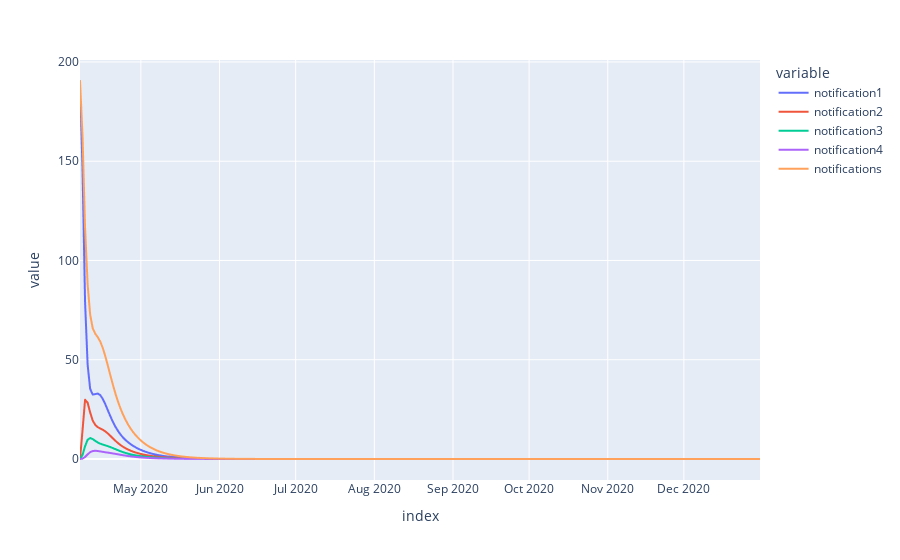

The cell this chart's notebook holds for it:
### Code cell
#Plot notifications
m.get_derived_outputs_df().plot()

### Figure 1 — Plotly figure (JSON) as saved in the notebook; plotly's stock layout.template omitted (floating-point values rounded to 4 significant figures; data arrays with more than 128 entries replaced by an {"elided": "..."} marker saying what was removed)
{"data": [{"hovertemplate": "variable=notification1<br>index=%{x}<br>value=%{y}<extra></extra>", "legendgroup": "notification1", "line": {"color": "#636efa", "dash": "solid"}, "marker": {"symbol": "circle"}, "mode": "lines", "name": "notification1", "showlegend": true, "type": "scattergl", "x": {"elided": "269 str values"}, "xaxis": "x", "y": {"elided": "269 float values"}, "yaxis": "y"}, {"hovertemplate": "variable=notification2<br>index=%{x}<br>value=%{y}<extra></extra>", "legendgroup": "notification2", "line": {"color": "#EF553B", "dash": "solid"}, "marker": {"symbol": "circle"}, "mode": "lines", "name": "notification2", "showlegend": true, "type": "scattergl", "x": {"elided": "269 str values"}, "xaxis": "x", "y": {"elided": "269 float values"}, "yaxis": "y"}, {"hovertemplate": "variable=notification3<br>index=%{x}<br>value=%{y}<extra></extra>", "legendgroup": "notification3", "line": {"color": "#00cc96", "dash": "solid"}, "marker": {"symbol": "circle"}, "mode": "lines", "name": "notification3", "showlegend": true, "type": "scattergl", "x": {"elided": "269 str values"}, "xaxis": "x", "y": {"elided": "269 float values"}, "yaxis": "y"}, {"hovertemplate": "variable=notification4<br>index=%{x}<br>value=%{y}<extra></extra>", "legendgroup": "notification4", "line": {"color": "#ab63fa", "dash": "solid"}, "marker": {"symbol": "circle"}, "mode": "lines", "name": "notification4", "showlegend": true, "type": "scattergl", "x": {"elided": "269 str values"}, "xaxis": "x", "y": {"elided": "269 float values"}, "yaxis": "y"}, {"hovertemplate": "variable=notifications<br>index=%{x}<br>value=%{y}<extra></extra>", "legendgroup": "notifications", "line": {"color": "#FFA15A", "dash": "solid"}, "marker": {"symbol": "circle"}, "mode": "lines", "name": "notifications", "showlegend": true, "type": "scattergl", "x": {"elided": "269 str values"}, "xaxis": "x", "y": {"elided": "269 float values"}, "yaxis": "y"}], "layout": {"legend": {"title": {"text": "variable"}, "tracegroupgap": 0}, "margin": {"t": 60}, "xaxis": {"anchor": "y", "domain": [0, 1], "title": {"text": "index"}}, "yaxis": {"anchor": "x", "domain": [0, 1], "title": {"text": "value"}}}}
